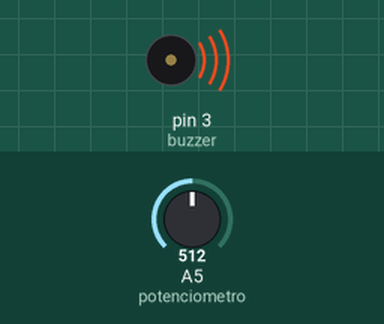
Simulated run of this sketch. Board: Arduino Uno, built with avr-gcc and run on an emulated ATmega328P. Shown: buzzer (waves = sounding). The inputs (shaded band) are chosen by the test bench; at power-on: A5 (potenciometro) = 512.

Above: at 0.1 s.
Timing chart, 0 to 1.6 s (numbered marks = the images above):
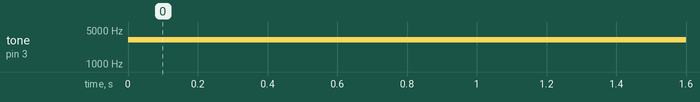

The sketch:

guia_1_27.ino
```cpp
#define potenciometro A5
#define buzzer 3


void setup()
{

  pinMode(buzzer, OUTPUT);
  pinMode(potenciometro, INPUT);

}

void loop()
{
  int lecturaAnaloga = analogRead(potenciometro);


  int frecuencia = map(lecturaAnaloga, 0, 1023, 21, 6271);

  tone(buzzer, frecuencia);

}
```

Measured:
- by itself, tone on pin 3 (buzzer): silent → 3149 Hz at 0.00 s
